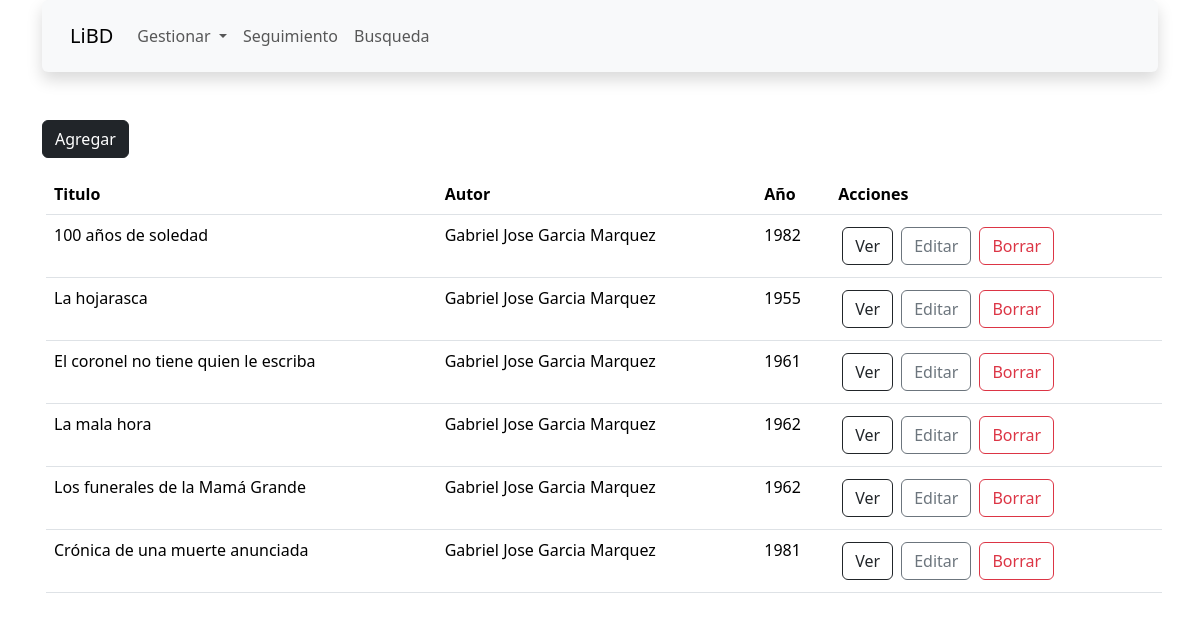
The page /gestionar/libro/libro_view.php on the database its author committed.
### tables this page shows
CREATE TABLE `libro` (
  `idLibro` int(11) NOT NULL AUTO_INCREMENT,
  `titulo` varchar(60) NOT NULL,
  `idAutor` int(11) NOT NULL,
  `anio` int(11) NOT NULL,
  `descripcion` varchar(120) NOT NULL,
  `paginas` int(11) NOT NULL,
  `paginasLeidas` int(11) NOT NULL,
  `siguiente` tinyint(1) DEFAULT NULL,
  `biblioteca` tinyint(1) DEFAULT NULL,
  PRIMARY KEY (`idLibro`),
  KEY `idAutor` (`idAutor`),
  CONSTRAINT `libro_ibfk_1` FOREIGN KEY (`idAutor`) REFERENCES `autor` (`idAutor`)
);

CREATE TABLE `autor` (
  `idAutor` int(11) NOT NULL AUTO_INCREMENT,
  `pNombre` varchar(20) NOT NULL,
  `sNombre` varchar(20) DEFAULT NULL,
  `pApellido` varchar(20) NOT NULL,
  `sApellido` varchar(20) DEFAULT NULL,
  PRIMARY KEY (`idAutor`)
);

### gestionar/libro/libro_view.php (the view, shortened to what this page needs)
<!DOCTYPE html>
<html lang="en">
  <head>
    <link rel="stylesheet"
      href="https://cdn.jsdelivr.net/npm/@fortawesome/fontawesome-free@6.2.1/css/fontawesome.min.css"
>
  </head>
  <body>
    <?php
    include(ROOT_DIR . "navbar.php");
    include(ROOT_DIR . "MySQLi.php");
    if (isset($_POST['sql'])) {
      $result = mysqli_query($mysqli, $_POST['sql']);
    } else {
      $result = mysqli_query($mysqli, "SELECT * FROM libro natural JOIN autor;");
    }
    ?>
    <div class="container-md mt-3">
      <div class="d-flex justify-content-start">
        <a class="btn btn-dark mb-3" href="libro_form.php" role="button">Agregar</a>
      </div>
      <table class=" mx-1 table table-hover ">
        <thead>
          <tr>
            <th scope="col">Titulo</th>
            <th scope="col">Autor</th>
            <th scope="col">Año</th>
            <th scope="col">Acciones</th>
          </tr>
        </thead>
        <tbody>
          <?php
          while ($res = mysqli_fetch_array($result)) {
            echo "<tr>";
            echo "<td>" . $res['titulo'] . "</td>";
            echo "<td>" . $res['pNombre'] . " " . $res['sNombre'] . " " . $res["pApellido"] . " " . $res["sApellido"] . "</td>";
            echo "<td>" . $res['anio'] . "</td>";
            echo "<td>" . "<a class='btn btn-outline-dark mx-1 my-1' href='libro_ver.php?idLibro=$res[idLibro]' role='button'>Ver</a>" . "<a class='btn btn-outline-secondary mx-1 my-1' href='libro_form.php?idLibro=$res[idLibro]' role='button'>Editar</a>" . "<a class='btn btn-outline-danger mx-1 my-1' href='libro_delete.php?idLibro=$res[idLibro]' role='button'>Borrar</a>" . "</td>";
          } ?>
        </tbody>
      </table>
    </div>
  </body>
</html>

### navbar.php (shortened to what this page needs)
<!DOCTYPE html>
<html lang="en">
  <head>
    <link href="https://cdn.jsdelivr.net/npm/bootstrap@5.3.2/dist/css/bootstrap.min.css" rel="stylesheet"
>
    <link rel="stylesheet"
      href="https://cdn.jsdelivr.net/npm/@fortawesome/fontawesome-free@6.2.1/css/fontawesome.min.css"
>
  </head>
  <body>
    <div class="container">
      <nav class="navbar p-3 mb-5 shadow navbar-expand-lg bg-body-tertiary rounded">
        <div class="container-fluid">
          <a class="navbar-brand" href="/libd/index.php">LiBD</a>
          <div class="collapse navbar-collapse" id="navbarSupportedContent">
            <ul class="navbar-nav me-auto mb-2 mb-lg-0">
              <li class="nav-item dropdown">
                <a class="nav-link dropdown-toggle" href="#" role="button" data-bs-toggle="dropdown"
                  aria-expanded="false">
                  Gestionar
                </a>
              </li>
              <a class="nav-link" href="/libd/seguimiento/seguimiento.php">Seguimiento</a>
              <a class="nav-link" href="/libd/busqueda/busqueda_form.php">Busqueda</a>
            </ul>
          </div>
        </div>
      </nav>
    </div>
  </body>
</html>

### rows shown on the page
libro: titulo "100 años de soledad", idAutor.pNombre "Gabriel", idAutor.sNombre "Jose", idAutor.pApellido "Garcia", idAutor.sApellido "Marquez", anio "1982"
libro: titulo "La hojarasca", idAutor.pNombre "Gabriel", idAutor.sNombre "Jose", idAutor.pApellido "Garcia", idAutor.sApellido "Marquez", anio "1955"
libro: titulo "El coronel no tiene quien le escriba", idAutor.pNombre "Gabriel", idAutor.sNombre "Jose", idAutor.pApellido "Garcia", idAutor.sApellido "Marquez", anio "1961"
libro: titulo "La mala hora", idAutor.pNombre "Gabriel", idAutor.sNombre "Jose", idAutor.pApellido "Garcia", idAutor.sApellido "Marquez", anio "1962"
libro: titulo "Los funerales de la Mamá Grande", idAutor.pNombre "Gabriel", idAutor.sNombre "Jose", idAutor.pApellido "Garcia", idAutor.sApellido "Marquez", anio "1962"
libro: titulo "Crónica de una muerte anunciada", idAutor.pNombre "Gabriel", idAutor.sNombre "Jose", idAutor.pApellido "Garcia", idAutor.sApellido "Marquez", anio "1981"
